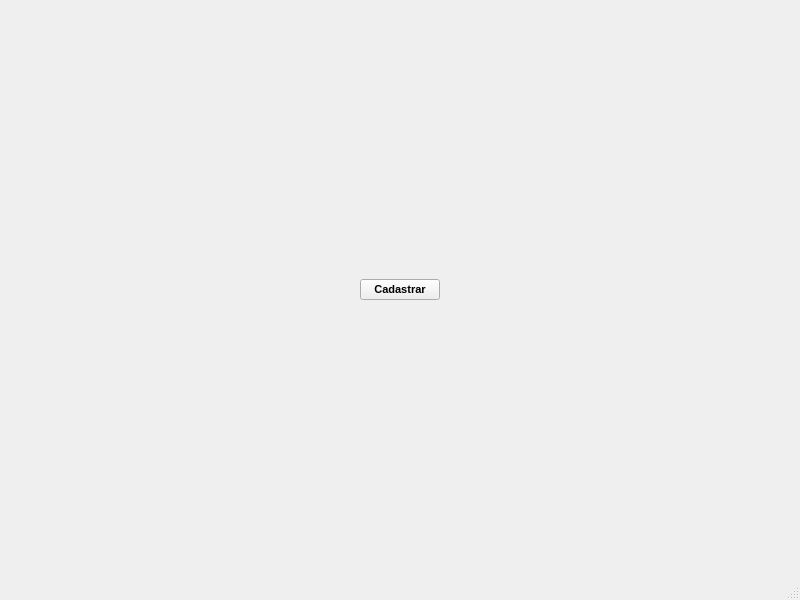
<?xml version="1.0" encoding="UTF-8"?>
<ui version="4.0">
 <class>MainWindow</class>
 <widget class="QMainWindow" name="MainWindow">
  <property name="geometry">
   <rect>
    <x>0</x>
    <y>0</y>
    <width>800</width>
    <height>600</height>
   </rect>
  </property>
  <property name="windowTitle">
   <string>MainWindow</string>
  </property>
  <widget class="QWidget" name="centralwidget">
   <layout class="QGridLayout" name="gridLayout">
    <item row="0" column="0">
     <layout class="QVBoxLayout" name="verticalLayout">
      <item>
       <spacer name="verticalSpacer">
        <property name="orientation">
         <enum>Qt::Vertical</enum>
        </property>
        <property name="sizeHint" stdset="0">
         <size>
          <width>20</width>
          <height>40</height>
         </size>
        </property>
       </spacer>
      </item>
      <item>
       <layout class="QHBoxLayout" name="horizontalLayout">
        <item>
         <spacer name="horizontalSpacer">
          <property name="orientation">
           <enum>Qt::Horizontal</enum>
          </property>
          <property name="sizeHint" stdset="0">
           <size>
            <width>40</width>
            <height>20</height>
           </size>
          </property>
         </spacer>
        </item>
        <item>
         <layout class="QGridLayout" name="gridLayout_2"/>
        </item>
        <item>
         <widget class="QPushButton" name="pushButton">
          <property name="font">
           <font>
            <pointsize>8</pointsize>
            <weight>75</weight>
            <bold>true</bold>
           </font>
          </property>
          <property name="text">
           <string>Cadastrar</string>
          </property>
         </widget>
        </item>
        <item>
         <spacer name="horizontalSpacer_2">
          <property name="orientation">
           <enum>Qt::Horizontal</enum>
          </property>
          <property name="sizeHint" stdset="0">
           <size>
            <width>40</width>
            <height>20</height>
           </size>
          </property>
         </spacer>
        </item>
       </layout>
      </item>
      <item>
       <spacer name="verticalSpacer_2">
        <property name="orientation">
         <enum>Qt::Vertical</enum>
        </property>
        <property name="sizeHint" stdset="0">
         <size>
          <width>20</width>
          <height>40</height>
         </size>
        </property>
       </spacer>
      </item>
     </layout>
    </item>
   </layout>
  </widget>
  <widget class="QMenuBar" name="menubar">
   <property name="geometry">
    <rect>
     <x>0</x>
     <y>0</y>
     <width>800</width>
     <height>21</height>
    </rect>
   </property>
  </widget>
  <widget class="QStatusBar" name="statusbar"/>
 </widget>
 <resources/>
 <connections/>
</ui>
